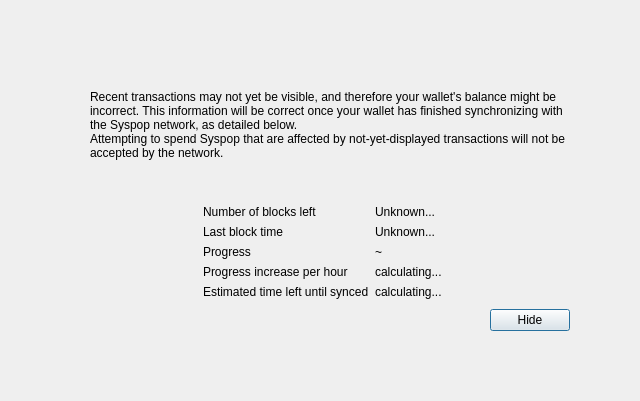
<?xml version="1.0" encoding="UTF-8"?>
<ui version="4.0">
 <class>ModalOverlay</class>
 <widget class="QWidget" name="ModalOverlay">
  <property name="geometry">
   <rect>
    <x>0</x>
    <y>0</y>
    <width>640</width>
    <height>401</height>
   </rect>
  </property>
  <property name="windowTitle">
   <string>Form</string>
  </property>
  <layout class="QVBoxLayout" name="verticalLayout" stretch="0">
   <property name="sizeConstraint">
    <enum>QLayout::SetDefaultConstraint</enum>
   </property>
   <property name="leftMargin">
    <number>0</number>
   </property>
   <property name="topMargin">
    <number>0</number>
   </property>
   <property name="rightMargin">
    <number>0</number>
   </property>
   <property name="bottomMargin">
    <number>0</number>
   </property>
   <item>
    <widget class="QWidget" name="bgWidget" native="true">
     <property name="styleSheet">
      <string notr="true"/>
     </property>
     <layout class="QVBoxLayout" name="verticalLayoutMain" stretch="0">
      <property name="leftMargin">
       <number>60</number>
      </property>
      <property name="topMargin">
       <number>60</number>
      </property>
      <property name="rightMargin">
       <number>60</number>
      </property>
      <property name="bottomMargin">
       <number>60</number>
      </property>
      <item>
       <widget class="QWidget" name="contentWidget" native="true">
        <property name="styleSheet">
         <string notr="true"/>
        </property>
        <layout class="QVBoxLayout" name="verticalLayoutSub" stretch="1,0,0,0,0">
         <property name="spacing">
          <number>0</number>
         </property>
         <property name="leftMargin">
          <number>10</number>
         </property>
         <property name="topMargin">
          <number>10</number>
         </property>
         <property name="rightMargin">
          <number>10</number>
         </property>
         <property name="bottomMargin">
          <number>10</number>
         </property>
         <item>
          <layout class="QHBoxLayout" name="horizontalLayoutIconText" stretch="0,1">
           <property name="topMargin">
            <number>20</number>
           </property>
           <item>
            <layout class="QVBoxLayout" name="verticalLayoutIcon">
             <property name="leftMargin">
              <number>0</number>
             </property>
             <item>
              <widget class="QLabel" name="warningIcon">
               <property name="text">
                <string/>
               </property>
              </widget>
             </item>
             <item>
              <spacer name="verticalSpacerWarningIcon">
               <property name="orientation">
                <enum>Qt::Vertical</enum>
               </property>
               <property name="sizeHint" stdset="0">
                <size>
                 <width>20</width>
                 <height>40</height>
                </size>
               </property>
              </spacer>
             </item>
            </layout>
           </item>
           <item>
            <layout class="QVBoxLayout" name="verticalLayoutInfoText">
             <property name="leftMargin">
              <number>0</number>
             </property>
             <property name="topMargin">
              <number>0</number>
             </property>
             <item>
              <widget class="QLabel" name="infoText">
               <property name="text">
                <string>Recent transactions may not yet be visible, and therefore your wallet's balance might be incorrect. This information will be correct once your wallet has finished synchronizing with the Syspop network, as detailed below.</string>
               </property>
               <property name="textFormat">
                <enum>Qt::RichText</enum>
               </property>
               <property name="wordWrap">
                <bool>true</bool>
               </property>
              </widget>
             </item>
             <item>
              <widget class="QLabel" name="infoTextStrong">
               <property name="text">
                <string>Attempting to spend Syspop that are affected by not-yet-displayed transactions will not be accepted by the network.</string>
               </property>
               <property name="textFormat">
                <enum>Qt::RichText</enum>
               </property>
               <property name="wordWrap">
                <bool>true</bool>
               </property>
              </widget>
             </item>
             <item>
              <spacer name="verticalSpacerInTextSpace">
               <property name="orientation">
                <enum>Qt::Vertical</enum>
               </property>
               <property name="sizeHint" stdset="0">
                <size>
                 <width>20</width>
                 <height>40</height>
                </size>
               </property>
              </spacer>
             </item>
            </layout>
           </item>
          </layout>
         </item>
         <item>
          <spacer name="verticalSpacerAfterText">
           <property name="orientation">
            <enum>Qt::Vertical</enum>
           </property>
           <property name="sizeHint" stdset="0">
            <size>
             <width>20</width>
             <height>40</height>
            </size>
           </property>
          </spacer>
         </item>
         <item>
          <layout class="QFormLayout" name="formLayout">
           <property name="fieldGrowthPolicy">
            <enum>QFormLayout::FieldsStayAtSizeHint</enum>
           </property>
           <property name="formAlignment">
            <set>Qt::AlignHCenter|Qt::AlignTop</set>
           </property>
           <property name="horizontalSpacing">
            <number>6</number>
           </property>
           <property name="verticalSpacing">
            <number>6</number>
           </property>
           <property name="topMargin">
            <number>10</number>
           </property>
           <item row="0" column="0">
            <widget class="QLabel" name="labelNumberOfBlocksLeft">
             <property name="text">
              <string>Number of blocks left</string>
             </property>
            </widget>
           </item>
           <item row="0" column="1">
            <widget class="QLabel" name="numberOfBlocksLeft">
             <property name="text">
              <string>Unknown...</string>
             </property>
            </widget>
           </item>
           <item row="1" column="0">
            <widget class="QLabel" name="labelLastBlockTime">
             <property name="text">
              <string>Last block time</string>
             </property>
            </widget>
           </item>
           <item row="1" column="1">
            <widget class="QLabel" name="newestBlockDate">
             <property name="sizePolicy">
              <sizepolicy hsizetype="Maximum" vsizetype="Preferred">
               <horstretch>0</horstretch>
               <verstretch>0</verstretch>
              </sizepolicy>
             </property>
             <property name="text">
              <string>Unknown...</string>
             </property>
            </widget>
           </item>
           <item row="2" column="0">
            <widget class="QLabel" name="labelSyncDone">
             <property name="text">
              <string>Progress</string>
             </property>
            </widget>
           </item>
           <item row="2" column="1">
            <layout class="QHBoxLayout" name="horizontalLayoutSync" stretch="0,1">
             <item>
              <widget class="QLabel" name="percentageProgress">
               <property name="text">
                <string notr="true">~</string>
               </property>
              </widget>
             </item>
            </layout>
           </item>
           <item row="4" column="0">
            <widget class="QLabel" name="labelProgressIncrease">
             <property name="text">
              <string>Progress increase per hour</string>
             </property>
            </widget>
           </item>
           <item row="4" column="1">
            <widget class="QLabel" name="progressIncreasePerH">
             <property name="text">
              <string>calculating...</string>
             </property>
            </widget>
           </item>
           <item row="5" column="0">
            <widget class="QLabel" name="labelEstimatedTimeLeft">
             <property name="text">
              <string>Estimated time left until synced</string>
             </property>
            </widget>
           </item>
           <item row="5" column="1">
            <widget class="QLabel" name="expectedTimeLeft">
             <property name="text">
              <string>calculating...</string>
             </property>
            </widget>
           </item>
          </layout>
         </item>
         <item>
          <layout class="QHBoxLayout" name="horizontalLayoutButtons">
           <property name="leftMargin">
            <number>10</number>
           </property>
           <property name="topMargin">
            <number>10</number>
           </property>
           <item>
            <spacer name="horizontalSpacer">
             <property name="orientation">
              <enum>Qt::Horizontal</enum>
             </property>
             <property name="sizeHint" stdset="0">
              <size>
               <width>40</width>
               <height>20</height>
              </size>
             </property>
            </spacer>
           </item>
           <item>
            <widget class="QPushButton" name="closeButton">
             <property name="text">
              <string>Hide</string>
             </property>
             <property name="shortcut">
              <string notr="true">Esc</string>
             </property>
             <property name="focusPolicy">
              <enum>Qt::StrongFocus</enum>
             </property>
             <property name="default">
              <bool>true</bool>
             </property>
            </widget>
           </item>
          </layout>
         </item>
         <item>
          <layout class="QVBoxLayout" name="verticalLayout_2">
           <item>
            <spacer name="verticalSpacer">
             <property name="orientation">
              <enum>Qt::Vertical</enum>
             </property>
             <property name="sizeHint" stdset="0">
              <size>
               <width>20</width>
               <height>40</height>
              </size>
             </property>
            </spacer>
           </item>
          </layout>
         </item>
        </layout>
       </widget>
      </item>
     </layout>
    </widget>
   </item>
  </layout>
 </widget>
 <resources/>
 <connections/>
</ui>
